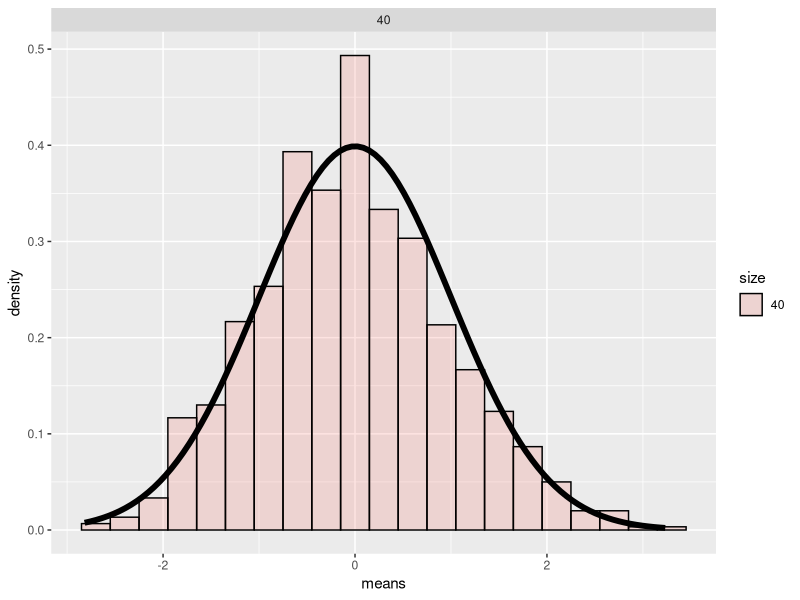

R code for this plot:
## ---- chunk 1
lambda <- .2; nosim <- 1000; sampleSize <- 40; mu <- 1/lambda; sigma <- 1/lambda;
samples <- matrix(rexp(sampleSize * nosim, lambda), nosim)
## ---- chunk 2
samplesMean <- apply(samples, 1, mean)

#compute the mean of sample means, should be close to 1/lambda = 5
mresult <- data.frame(mean(samplesMean), mu)
colnames(mresult) <- c("sample mean","theoretical mean")
mresult
## ---- chunk 3
#compute the variance of sample means, should be close to sigma^2/sampleSize
vresult <- data.frame(var(samplesMean), sigma^2/sampleSize)
colnames(vresult) <- c("sample var","theoretical var")
vresult
## ---- chunk 4
cFun <- function(x,n) sqrt(n) * (mean(x) - mu)/sigma

dat <- data.frame(
   means = c(apply(samples, 1, cFun, sampleSize)),
   size = factor(rep(c(sampleSize), nosim)))
## ---- chunk 5
library(ggplot2)
g <- ggplot(dat, aes(x = means, fill = size)) + 
    geom_histogram(alpha = .20, binwidth=.3, colour = "black", aes(y = ..density..)) 
g <- g + stat_function(fun = dnorm, size = 2)
g + facet_grid(. ~ size)
## ---- chunk 6
cFun2 <- function(x,n) mean(x) + c(-1,1) * 1.96/sqrt(n)*sd(x)
samplesci <- t(apply(samples, 1, cFun2, sampleSize))
total <- sum(apply(samplesci, 1, function(i) if (mu >= i[1] && mu <= i[2]) 1 else 0))

cresult <- data.frame(total/nosim, .95)
colnames(cresult) <- c("sample ci","theoretical ci")
cresult
